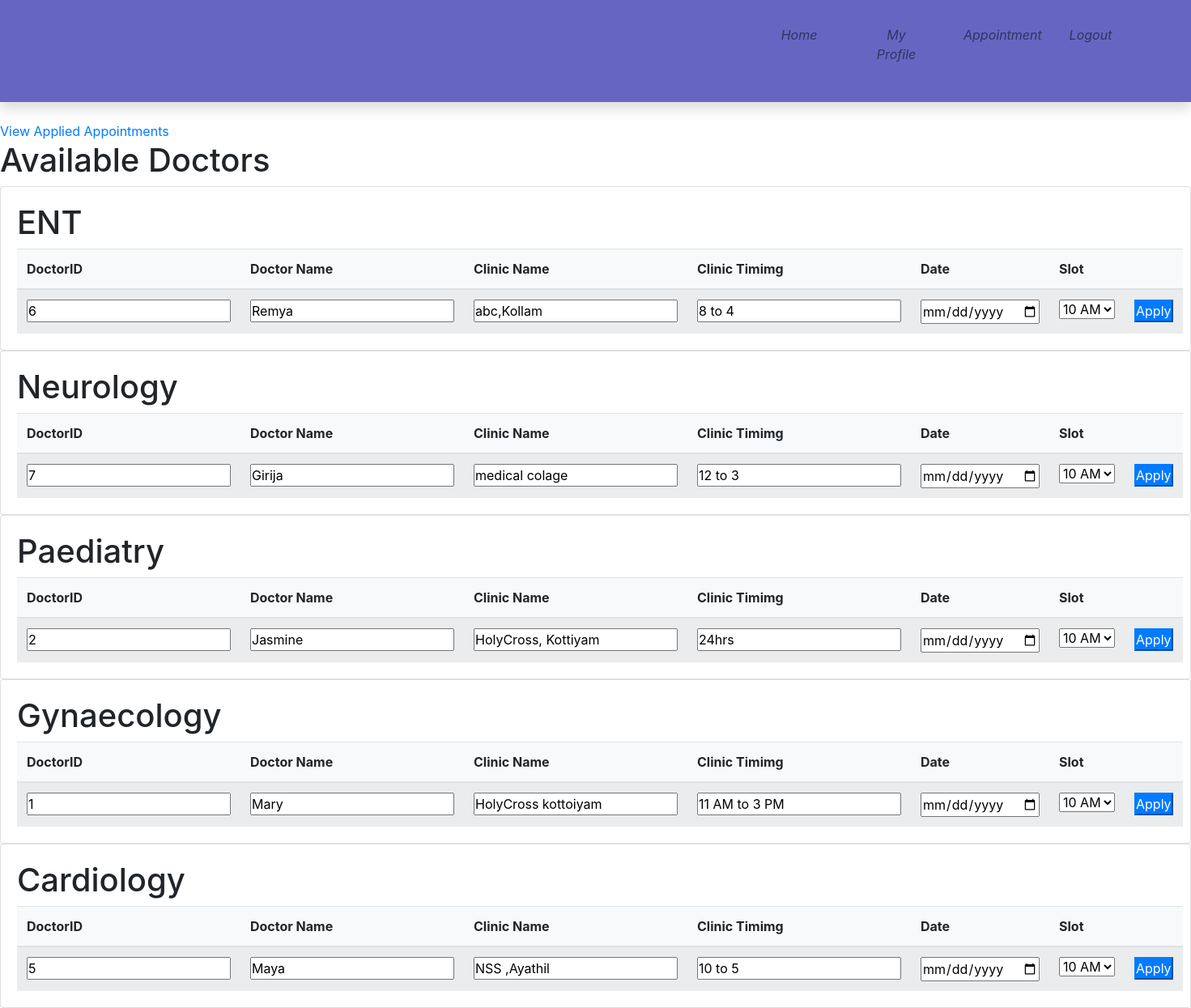
Screenshot of /applyappointment.php with the database file from the repository.
### tables this page shows
CREATE TABLE `doctor` (
  `Did` int(11) NOT NULL,
  `Name` varchar(30) NOT NULL,
  `MobileNo` bigint(20) NOT NULL,
  `Emailid` varchar(20) NOT NULL,
  `Nationalid` varchar(20) NOT NULL,
  `Qualification` varchar(20) NOT NULL,
  `Experience` varchar(50) NOT NULL,
  `Department` varchar(20) NOT NULL,
  `ClinicAddress` varchar(50) NOT NULL,
  `ClinicTiming` varchar(30) NOT NULL,
  `Username` varchar(20) NOT NULL,
  `Password` varchar(20) NOT NULL,
  `Status` varchar(20) NOT NULL
);

### applyappointment.php (the view, shortened to what this page needs)
<!doctype html>
 <html>
  <head>
	  <link rel ="stylesheet" href="css/bootstrap.min.css">
	  <link rel ="stylesheet" href="css/style.css">
  </head>
  <body>
	<div class="container-fliud">
        <nav class="navbar navbar-expand navbar-light topbar mb-4 static-top shadow bg-gradient-primary">
          <ul class="navbar-nav ml-auto pr-5 p-hide">
            <li class="nav-item ">
              <a class="nav-link " href="index.php">
                <i class="fas fa-home"><p> Home</p></i>
              </a>
            </li>
			<li class="nav-item ">
              <a class="nav-link " href="userprofile.php">
                <i class="fas fa-home"><p> My Profile</p></i>
              </a>
            </li>
			<li class="nav-item ">
              <a class="nav-link " href="applyappointment.php">
                <i class="fas fa-home"><p> Appointment</p></i>
              </a>
            </li>
			<li class="nav-item ">
              <a class="nav-link " href="index.php">
                <i class="fas fa-home"><p> Logout</p></i>
              </a>
            </li>
          </ul>
        </nav>
	</div>
		<a href="appliedappointment.php"> View Applied Appointments</a>
		<h1>Available Doctors</h1>
	<div>
		<div class="card" style="">
			<div class="card-body">
				<h1>ENT</h1>
				<table class="table table-striped card-text bg-light">
					<thead>
						<tr>
							<th scope="col">DoctorID</th>
							<th scope="col">Doctor Name</th>
							<th scope="col">Clinic Name</th>
							<th scope="col">Clinic Timimg</th>
							<th scope="col">Date</th>
							<th scope="col">Slot</th>
							<th scope="col"></th>
						</tr>
					</thead>
					<tbody>
						<?php
							require_once 'connection.php';
							$sql="select * from doctor where Department='ENT' and Status='Approved'";
							$result=mysqli_query($conn,$sql);
							while($row=mysqli_fetch_assoc($result))
							{
						?>
						<tr>
							<form action="action.php" method="post">
							<td scope="row"><input type="text" value="<?php echo $row['Did'];?>" name="did" readonly></td>
							<td scope="row"><input type="text" value="<?php echo $row['Name'];?>" name="dname" readonly></td>
							<td scope="row"><input type="text" value="<?php echo $row['ClinicAddress'];?>" name="clinicaddress" readonly></td>
							<td scope="row"><input type="text" value="<?php echo $row['ClinicTiming'];?>" name="clinictime"readonly></td>
							<td scope="row"><input type="date" name="date"></td>
							<td scope="row">
							<select name="slot">
								<option value="10 AM">10 AM</option>
							</select>
							 </td>
							 <td scope="row"><input type="submit" value="Apply" class="btn-primary" name="appointment"></td>
							 </form>
						</tr>
						<?php
							}
						?>
					</tbody>
				</table>
			</div>
		</div>
	</div>
	<div>
		<div class="card" style="">
			<div class="card-body">
				<h1>Neurology</h1>
				<table class="table table-striped card-text bg-light">
					<thead>
						<tr>
							<th scope="col">DoctorID</th>
							<th scope="col">Doctor Name</th>
							<th scope="col">Clinic Name</th>
							<th scope="col">Clinic Timimg</th>
							<th scope="col">Date</th>
							<th scope="col">Slot</th>
							<th scope="col"></th>
						</tr>
					</thead>
					<tbody>
						<?php
							require_once 'connection.php';
							$sql="select * from doctor where Department='Neurology' and Status='Approved'";
							$result=mysqli_query($conn,$sql);
							while($row=mysqli_fetch_assoc($result))
							{
						?>
						<tr>
							<form action="action.php" method="post">
							<td scope="row"><input type="text" value="<?php echo $row['Did'];?>" name="did" readonly></td>
							<td scope="row"><input type="text" value="<?php echo $row['Name'];?>" name="dname" readonly></td>
							<td scope="row"><input type="text" value="<?php echo $row['ClinicAddress'];?>" name="clinicaddress" readonly></td>
							<td scope="row"><input type="text" value="<?php echo $row['ClinicTiming'];?>" name="clinictime"readonly></td>
							<td scope="row"><input type="date" name="date"></td>
							<td scope="row">
							<select name="slot">
								<option value="10 AM">10 AM</option>
							</select>
							 </td>
							 <td scope="row"><input type="submit" value="Apply" class="btn-primary" name="appointment"></td>
							 </form>
						</tr>
						<?php
							}
						?>
					</tbody>
				</table>
			</div>
		</div>
	</div>
	<div>
		<div class="card" style="">
			<div class="card-body">
				<h1>Paediatry</h1>
				<table class="table table-striped card-text bg-light">
					<thead>
						<tr>
							<th scope="col">DoctorID</th>
							<th scope="col">Doctor Name</th>
							<th scope="col">Clinic Name</th>
							<th scope="col">Clinic Timimg</th>
							<th scope="col">Date</th>
							<th scope="col">Slot</th>
							<th scope="col"></th>
						</tr>
					</thead>
					<tbody>
						<?php
							require_once 'connection.php';
							$sql="select * from doctor where Department='Paediatry' and Status='Approved'";
							$result=mysqli_query($conn,$sql);
							while($row=mysqli_fetch_assoc($result))
							{
						?>
						<tr>
							<form action="action.php" method="post">
							<td scope="row"><input type="text" value="<?php echo $row['Did'];?>" name="did" readonly></td>
							<td scope="row"><input type="text" value="<?php echo $row['Name'];?>" name="dname" readonly></td>
							<td scope="row"><input type="text" value="<?php echo $row['ClinicAddress'];?>" name="clinicaddress" readonly></td>
							<td scope="row"><input type="text" value="<?php echo $row['ClinicTiming'];?>" name="clinictime"readonly></td>
							<td scope="row"><input type="date" name="date"></td>
							<td scope="row">
							<select name="slot">
								<option value="10 AM">10 AM</option>
							</select>
							 </td>
							 <td scope="row"><input type="submit" value="Apply" class="btn-primary" name="appointment"></td>
							 </form>
						</tr>
						<?php
							}
						?>
					</tbody>
				</table>
			</div>
		</div>
	</div>
	<div>
		<div class="card" style="">
			<div class="card-body">
				<h1>Gynaecology</h1>
				<table class="table table-striped card-text bg-light">
					<thead>
						<tr>
							<th scope="col">DoctorID</th>
							<th scope="col">Doctor Name</th>
							<th scope="col">Clinic Name</th>
							<th scope="col">Clinic Timimg</th>
							<th scope="col">Date</th>
							<th scope="col">Slot</th>
							<th scope="col"></th>
						</tr>
					</thead>
					<tbody>
						<?php
							require_once 'connection.php';
							$sql="select * from doctor where Department='Gynaecology' and Status='Approved'";
							$result=mysqli_query($conn,$sql);
							while($row=mysqli_fetch_assoc($result))
							{
						?>
						<tr>
							<form action="action.php" method="post">
							<td scope="row"><input type="text" value="<?php echo $row['Did'];?>" name="did" readonly></td>
							<td scope="row"><input type="text" value="<?php echo $row['Name'];?>" name="dname" readonly></td>
							<td scope="row"><input type="text" value="<?php echo $row['ClinicAddress'];?>" name="clinicaddress" readonly></td>
							<td scope="row"><input type="text" value="<?php echo $row['ClinicTiming'];?>" name="clinictime"readonly></td>
							<td scope="row"><input type="date" name="date"></td>
							<td scope="row">
							<select name="slot">
								<option value="10 AM">10 AM</option>
							</select>
							 </td>
							 <td scope="row"><input type="submit" value="Apply" class="btn-primary" name="appointment"></td>
							 </form>
						</tr>
						<?php
							}
						?>
					</tbody>
				</table>
			</div>
		</div>
	</div>
	<div>
		<div class="card" style="">
			<div class="card-body">
				<h1>Cardiology</h1>
				<table class="table table-striped card-text bg-light">
					<thead>
						<tr>
							<th scope="col">DoctorID</th>
							<th scope="col">Doctor Name</th>
							<th scope="col">Clinic Name</th>
							<th scope="col">Clinic Timimg</th>
							<th scope="col">Date</th>
							<th scope="col">Slot</th>
							<th scope="col"></th>
						</tr>
					</thead>
					<tbody>
						<?php
							require_once 'connection.php';
							$sql="select * from doctor where Department='Cardiology' and Status='Approved'";
							$result=mysqli_query($conn,$sql);
							while($row=mysqli_fetch_assoc($result))
							{
						?>
						<tr>
							<form action="action.php" method="post">
							<td scope="row"><input type="text" value="<?php echo $row['Did'];?>" name="did" readonly></td>
							<td scope="row"><input type="text" value="<?php echo $row['Name'];?>" name="dname" readonly></td>
							<td scope="row"><input type="text" value="<?php echo $row['ClinicAddress'];?>" name="clinicaddress" readonly></td>
							<td scope="row"><input type="text" value="<?php echo $row['ClinicTiming'];?>" name="clinictime"readonly></td>
							<td scope="row"><input type="date" name="date"></td>
							<td scope="row">
							<select name="slot">
								<option value="10 AM">10 AM</option>
							</select>
							 </td>
							 <td scope="row"><input type="submit"  value="Apply" class="btn-primary" name="appointment"></td>
							 </form>
						</tr>
						<?php
							}
						?>
					</tbody>
				</table>
			</div>
		</div>
	</div>
  </body>
</html>

### css/style.css (style rules this page uses)
* { margin:0px; padding:0px; }
.navbar { text-align:center; background-color:rgba(0, 0, 153,0.6); }
.navbar ul { float:right; display:inline-flex; list-style-type:none; }
.navbar ul li { width:120px; padding:15px; }
.navbar ul li a { text-decoration:none; color:white; }

### rows the page displays
doctor: did "6", dname "Remya", clinicaddress "abc,Kollam", clinictime "8 to 4"
doctor: did "7", dname "Girija", clinicaddress "medical colage", clinictime "12 to 3"
doctor: did "2", dname "Jasmine", clinicaddress "HolyCross, Kottiyam", clinictime "24hrs"
doctor: did "1", dname "Mary", clinicaddress "HolyCross kottoiyam", clinictime "11 AM to 3 PM"
doctor: did "5", dname "Maya", clinicaddress "NSS ,Ayathil", clinictime "10 to 5"
